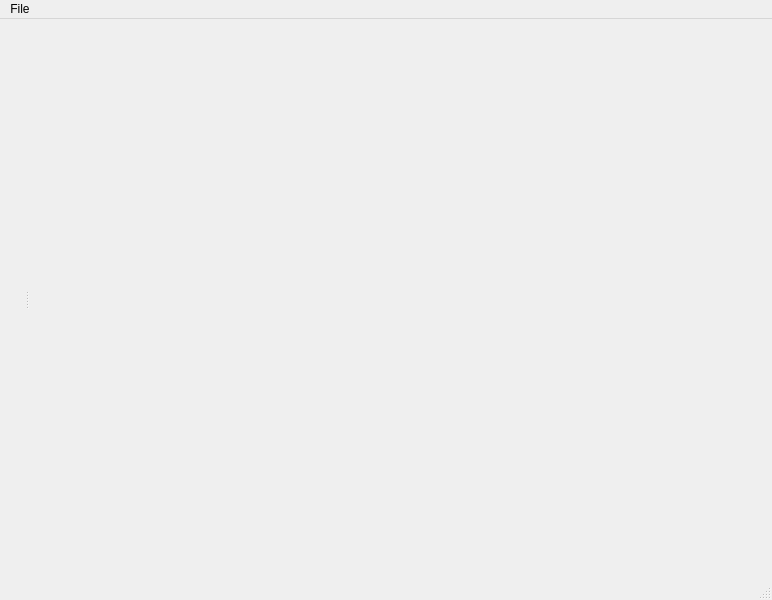
<?xml version="1.0" encoding="UTF-8"?>
<ui version="4.0">
 <class>MainWindow</class>
 <widget class="QMainWindow" name="MainWindow">
  <property name="geometry">
   <rect>
    <x>0</x>
    <y>0</y>
    <width>772</width>
    <height>600</height>
   </rect>
  </property>
  <property name="sizePolicy">
   <sizepolicy hsizetype="Fixed" vsizetype="Fixed">
    <horstretch>0</horstretch>
    <verstretch>0</verstretch>
   </sizepolicy>
  </property>
  <property name="windowTitle">
   <string>SPC TFG</string>
  </property>
  <widget class="QWidget" name="centralwidget">
   <widget class="QWidget" name="verticalLayoutWidget">
    <property name="geometry">
     <rect>
      <x>10</x>
      <y>0</y>
      <width>291</width>
      <height>281</height>
     </rect>
    </property>
    <layout class="QVBoxLayout" name="verticalLayoutXX">
     <property name="sizeConstraint">
      <enum>QLayout::SetDefaultConstraint</enum>
     </property>
    </layout>
   </widget>
  </widget>
  <widget class="QMenuBar" name="menubar">
   <property name="geometry">
    <rect>
     <x>0</x>
     <y>0</y>
     <width>772</width>
     <height>21</height>
    </rect>
   </property>
   <widget class="QMenu" name="menuCosa">
    <property name="title">
     <string>File</string>
    </property>
    <addaction name="actionMenu_Item_1"/>
    <addaction name="separator"/>
    <addaction name="actionMenu_Item2"/>
   </widget>
   <addaction name="menuCosa"/>
  </widget>
  <widget class="QStatusBar" name="statusbar"/>
  <widget class="QDockWidget" name="dockWidget">
   <property name="features">
    <set>QDockWidget::NoDockWidgetFeatures</set>
   </property>
   <attribute name="dockWidgetArea">
    <number>1</number>
   </attribute>
   <widget class="QWidget" name="dockWidgetContents"/>
  </widget>
  <action name="actionMenu_Item_1">
   <property name="text">
    <string>Menu Item 1</string>
   </property>
  </action>
  <action name="actionMenu_Item2">
   <property name="text">
    <string>Menu Item2</string>
   </property>
  </action>
 </widget>
 <resources/>
 <connections/>
</ui>
